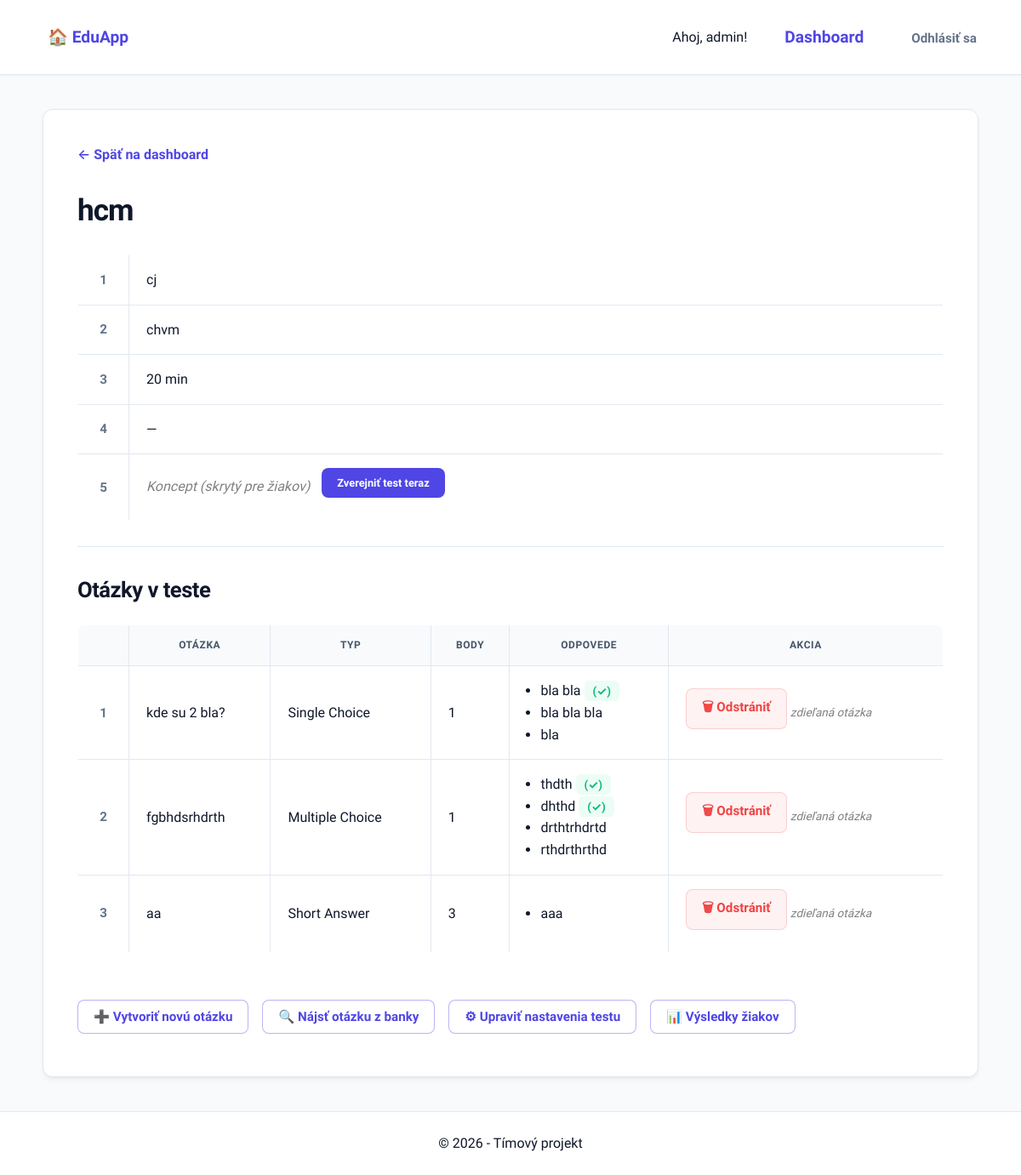
The app's page /test/1/ (signed in), older data.
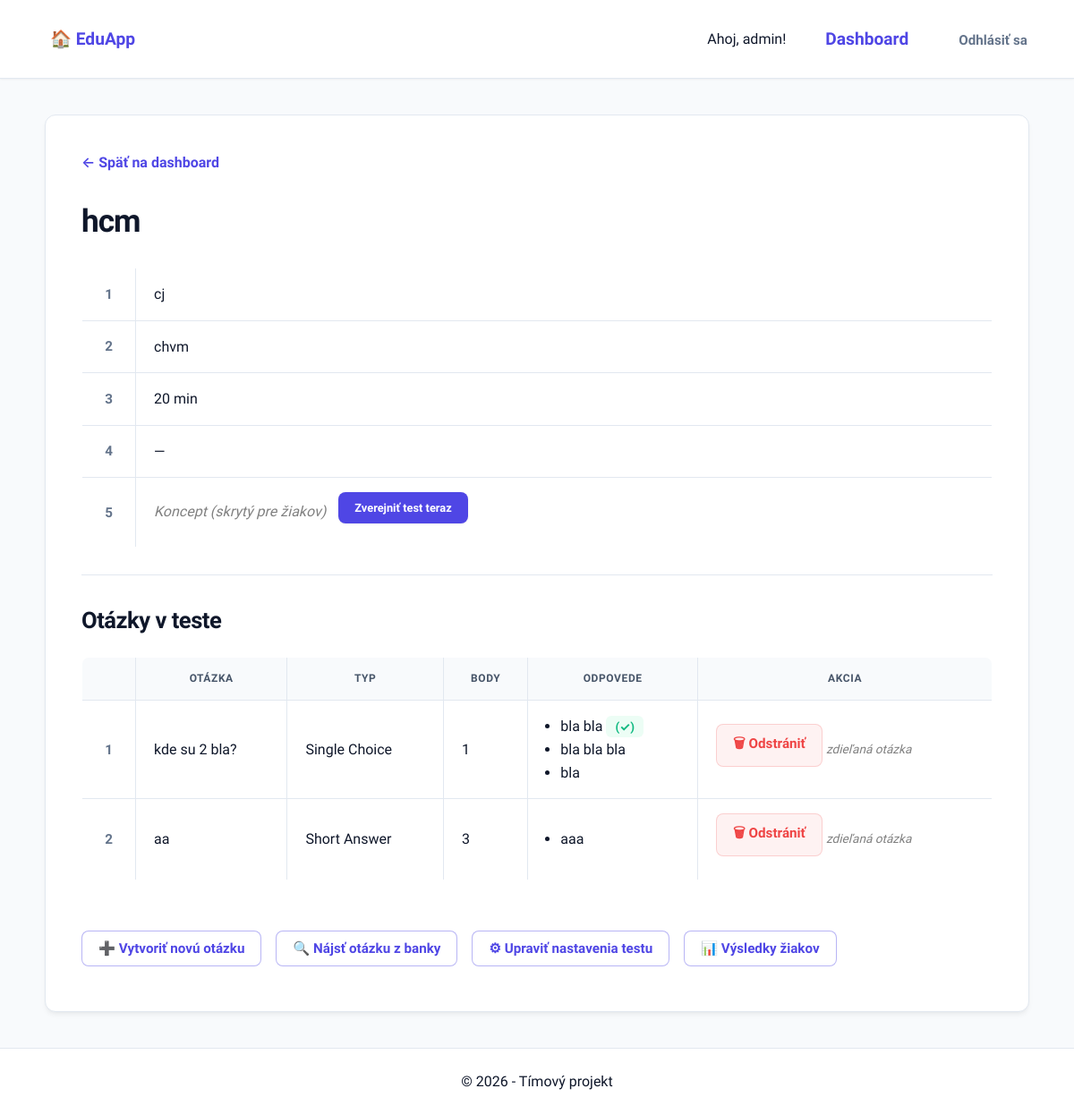
The same page, newer data.
### quiz/models.py (models this page shows, shortened)
class TestQuestion(models.Model):
    test = models.ForeignKey(Test, on_delete=models.CASCADE)
    question = models.ForeignKey(Question, on_delete=models.CASCADE)
    order = models.PositiveIntegerField(default=0)
    points_in_test = models.IntegerField(default=1)
    class Meta:
        ordering = ['order']

class Question(models.Model):
    TYPES = [
        ('SC', 'Single Choice'),
        ('MC', 'Multiple Choice'),
        ('TXT', 'Short Answer'),
    ]
    text = models.TextField()
    type = models.CharField(max_length=3, choices=TYPES)
    points = models.IntegerField(default=1)
    created_by = models.ForeignKey(User, null=True, blank=True, on_delete=models.SET_NULL, related_name='otazky')

class Answer(models.Model):
    question = models.ForeignKey(Question, on_delete=models.CASCADE, related_name='answers')
    text = models.TextField()
    is_correct = models.BooleanField(default=False)

### quiz/views.py (the view)
# urls.py: path('test/<int:test_id>/', views.detail_testu, name='detail_testu'),
@login_required
def detail_testu(request, test_id):
    if not is_teacher_or_staff(request.user):
        return redirect('index')
    test = get_object_or_404(Test, id=test_id)
    test_otazky = TestQuestion.objects.filter(test=test).select_related('question').order_by('order')
    for tq in test_otazky:
        otazka = tq.question
        je_moja = otazka.created_by == request.user
        pouziva_nekto_iny = otazka.tests.exclude(id=test.id).exists()
        tq.mozem_upravit = je_moja and not pouziva_nekto_iny
    return render(request, 'quiz/detail_testu.html', {
        'test': test,
        'test_otazky': test_otazky,
    })

### quiz/views.py (called while the page is built)
def is_teacher_or_staff(user):
    try:
        return user.profil.is_teacher or user.is_staff
    except Profil.DoesNotExist:
        return user.is_staff

### quiz/templates/quiz/detail_testu.html (shortened to what this page needs)
{% extends 'quiz/base.html' %}
{% block content %}
<a href="{% url 'dashboard' %}">← Späť na dashboard</a>
<h1>{{ test.title }}</h1>
<table border="0" cellpadding="4">
    <tr><td><strong>Predmet:</strong></td><td>{{ test.subject }}</td></tr>
    <tr><td><strong>Popis:</strong></td><td>{{ test.description }}</td></tr>
    <tr><td><strong>Čas. limit:</strong></td><td>{{ test.time_limit }} min</td></tr>
    <tr><td><strong>Triedy:</strong></td><td>
        {% for t in test.assigned_classes.all %}{{ t.nazov }}{% if not forloop.last %}, {% endif %}{% empty %}—{% endfor %}
    </td></tr>
    <tr>
        <td><strong>Stav:</strong></td>
        <td>
            {% if test.is_published %}
                <strong style="color:green">✅ Zverejnený</strong>
            {% else %}
                <em style="color: gray;">Koncept (skrytý pre žiakov)</em>
            {% endif %}
            <form method="post" action="{% url 'prepni_stav_testu' test.id %}" style="display:inline; margin-left: 10px;">
                <button type="submit" style="font-size: 0.8em; cursor: pointer;">
                    {% if test.is_published %} Skryť test (Koncept) {% else %} Zverejniť test teraz {% endif %}
                </button>
            </form>
        </td>
    </tr>
</table>
<hr>
<h2>Otázky v teste</h2>
{% if test_otazky %}
<table border="1" cellpadding="6">
    <thead>
        <tr><th>#</th><th>Otázka</th><th>Typ</th><th>Body</th><th>Odpovede</th><th>Akcia</th></tr>
    </thead>
    <tbody>
        {% for tq in test_otazky %}
        <tr>
            <td>{{ tq.order }}</td>
            <td>{{ tq.question.text }}</td>
            <td>{{ tq.question.get_type_display }}</td>
            <td>{{ tq.question.points }}</td>
            <td>
                <ul style="margin:0; padding-left:16px;">
                {% for answer in tq.question.answers.all %}
                    <li>{{ answer.text }}{% if answer.is_correct %} <strong style="color:green">(✓)</strong>{% endif %}</li>
                {% endfor %}
                </ul>
            </td>
            <td>
                <form method="post" action="{% url 'zmaz_otazku_z_testu' test.id tq.id %}">
                    <button type="submit" onclick="return confirm('Odstrániť otázku z testu?')">🗑 Odstrániť</button>
                </form>
                {% if tq.mozem_upravit %}
                    <a href="{% url 'uprav_otazku' tq.question.id %}?test_id={{ test.id }}"><button>✏ Upraviť</button></a>
                {% else %}
                    <em style="color:gray; font-size:0.85em;">zdieľaná otázka</em>
                {% endif %}
            </td>
        </tr>
        {% endfor %}
    </tbody>
</table>
{% else %}
<p><em>Tento test zatiaľ nemá žiadne otázky.</em></p>
{% endif %}
<br>
<a href="{% url 'vytvor_otazku' test.id %}"><button>➕ Vytvoriť novú otázku</button></a>
<a href="{% url 'banka_otazok' test.id %}"><button>🔍 Nájsť otázku z banky</button></a>
<a href="{% url 'uprav_test' test.id %}"><button style="background-color: #ffc107;">⚙ Upraviť nastavenia testu</button></a>
<a href="{% url 'vysledky_testu' test.id %}"><button style="background-color: #17a2b8;">📊 Výsledky žiakov</button></a>
{% endblock %}

Row changes from the older to the newer data that the page shows:
removed TestQuestion: question.text "fgbhdsrhdrth", question.type "Multiple Choice", question.points "1", shows "zdieľaná otázka"
no longer on this page (row unchanged): Answer: text "thdth", shown under "fgbhdsrhdrth"
no longer on this page (row unchanged): Answer: text "dhthd", shown under "fgbhdsrhdrth"
no longer on this page (row unchanged): Answer: text "drthtrhdrtd", shown under "fgbhdsrhdrth"
no longer on this page (row unchanged): Answer: text "rthdrthrthd", shown under "fgbhdsrhdrth"
